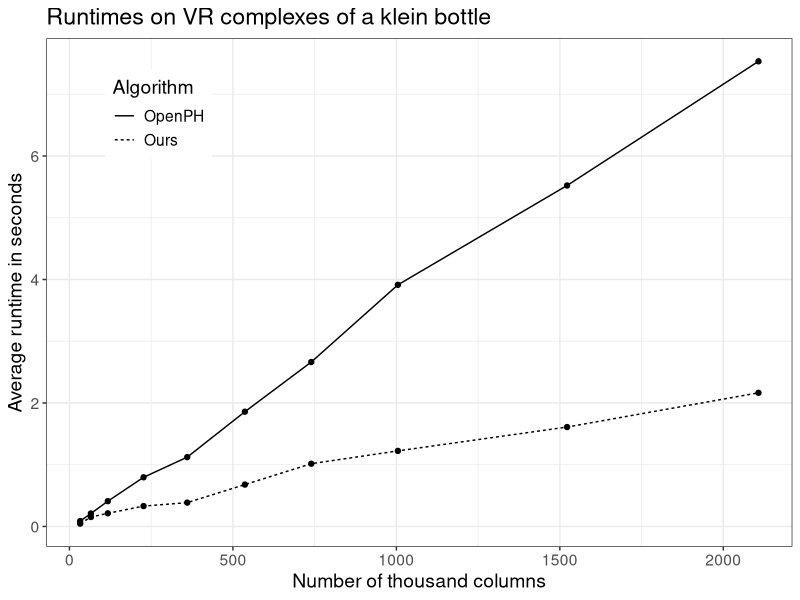

Write R code to recreate this figure.
library(ggplot2)

n_cols <- c(
  32862, # 1.2
  65606, # 1.3
  117395, # 1.4
  226809, # 1.5
  360293, # 1.6
  536666, # 1.7
  739630, # 1.8
  1004681, # 1.9
  1522155, # 2.0
  2107566 # 2.1
)

futhark_times = c(
  mean(c(45542, 58316, 44991, 44406, 44451, 45807, 42865, 43089, 43328,46083)), # 1.2
  mean(c(155430, 153501, 154105, 153837, 154103, 154051, 151892, 148116, 152305, 150685)), # 1.3
  mean(c(211963, 210972, 213256, 211591, 213989, 215314, 213793, 212276, 211773, 214113)), # 1.4
  mean(c(338813, 345375, 328189, 327151, 327591, 323204, 330319, 325026, 326640, 326173)), # 1.5
  mean(c(387203, 388373, 388595, 386315, 385190, 382877, 385508, 378810, 388302, 388682)), # 1.6
  mean(c(688523, 667060, 672875, 687720, 687265, 676431, 661489, 685146, 667566, 686485)), # 1.7
  mean(c(1010777, 1012778, 1013016, 1014536, 1005029, 994168, 1019957, 1013605, 1007776, 1069100)), # 1.8
  mean(c(1210513, 1224757, 1228842, 1219715, 1225265, 1224602, 1229716, 1226436, 1226602, 1222673)), # 1.9
  mean(c(1611741, 1612459, 1613291, 1608443, 1606789, 1608103, 1608684, 1611366, 1609886, 1610277)), # 2.0
  mean(c(2167022, 2168810, 2167049, 2158249, 2165627, 2165372, 2158783, 2165402, 2166130, 2162577)) # 2.1
)

openph_times = c(
  0.087454, # 1.2, 10
  0.20984, # 1.3, 20
  0.40965, # 1.4, 20
  0.79639, # 1.5, 30
  1.1231, # 1.6, 30
  1.8587, # 1.7, 30
  2.6629, # 1.8, 30
  3.9137, # 1.9, 30
  5.5227, # 2.0, 30, 2.1GB in nvidia-smi
  7.5334 # 2.1, 30
)

n <- length(n_cols)
df <- data.frame(
  x = rep(n_cols / 1e3, 2),
  y = c(futhark_times / 1e6, openph_times),
  alg = c(rep("Ours", n), rep("OpenPH", n))
)

ggplot(data = df, aes(x = x, y = y, group = alg)) +
  geom_line(aes(linetype = alg)) +
  geom_point() +
  theme_bw() +
  theme(legend.position = c(0.15, 0.85), text = element_text(size=14)) +
  xlab("Number of thousand columns") +
  ylab("Average runtime in seconds") +
  ggtitle("Runtimes on VR complexes of a klein bottle") +
  labs(linetype = "Algorithm")


